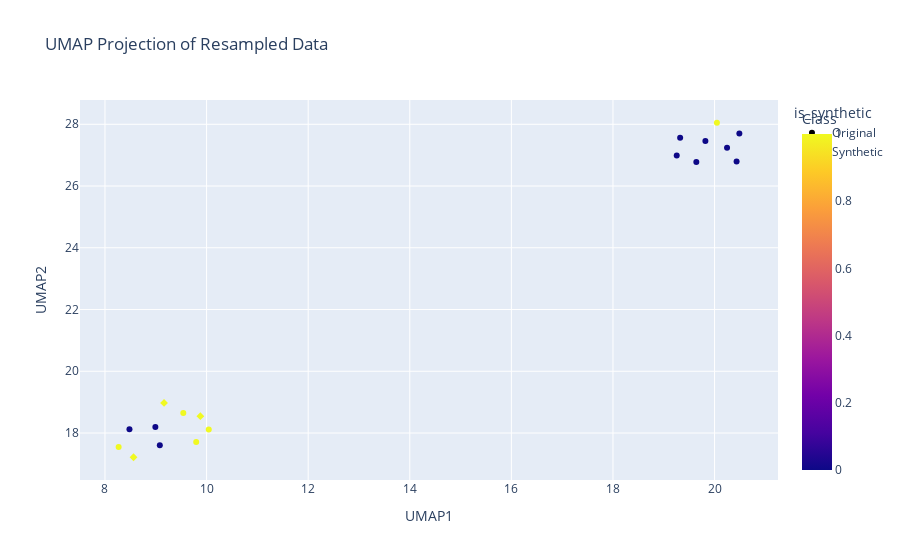

This figure's notebook cell:
### Code cell
import numpy as np
import pandas as pd
from umap import UMAP
import plotly.express as px
from sklearn.preprocessing import StandardScaler

# Apply standard scaling (if necessary)
scaler = StandardScaler()
X_scaled = scaler.fit_transform(X)  # Scale original dataset features
X_resampled_scaled = scaler.transform(X_resampled)  # Scale resampled dataset

# Step 1: Fit UMAP on the resampled dataset
umap = UMAP(n_components=2, init='random', random_state=42)
proj_resampled = umap.fit_transform(X_resampled_scaled)

# Step 2: Fit UMAP on the original dataset for comparison
proj_original = umap.transform(X_scaled)

# Step 3: Create a DataFrame to store UMAP projections for resampled data
df_resampled = pd.DataFrame(proj_resampled, columns=['UMAP1', 'UMAP2'])
df_resampled['Class'] = y_resampled  # Add class labels for resampled data

# Step 4: Identify synthetic points (newly added) by checking for duplicates
original_length = len(X)  # Number of instances before resampling
df_resampled['is_synthetic'] = ['Synthetic' if i >= original_length else 'Original' for i in range(len(X_resampled))]

# Step 5: Plot the result using Plotly
fig = px.scatter(
    df_resampled, x='UMAP1', y='UMAP2', 
    color='Class', symbol='is_synthetic', 
    title="UMAP Projection of Resampled Data",
    labels={'color': 'Class'}
)

# Display the plot
fig.show()

### Figure 1 — Plotly figure (JSON) as saved in the notebook; plotly's stock layout.template omitted (floating-point values rounded to 4 significant figures)
{"data": [{"hovertemplate": "is_synthetic=Original<br>UMAP1=%{x}<br>UMAP2=%{y}<br>Class=%{marker.color}<extra></extra>", "legendgroup": "Original", "marker": {"color": [1, 0, 0, 1, 1, 0, 0, 0, 0, 0, 0, 1, 0, 0, 1], "coloraxis": "coloraxis", "symbol": "circle"}, "mode": "markers", "name": "Original", "orientation": "v", "showlegend": true, "type": "scatter", "x": [8.269, 8.992, 19.82, 9.796, 9.541, 20.43, 20.25, 9.08, 8.482, 20.49, 19.64, 20.05, 19.25, 19.32, 10.04], "xaxis": "x", "y": [17.55, 18.19, 27.46, 17.71, 18.65, 26.79, 27.24, 17.61, 18.12, 27.7, 26.78, 28.05, 26.99, 27.56, 18.11], "yaxis": "y"}, {"hovertemplate": "is_synthetic=Synthetic<br>UMAP1=%{x}<br>UMAP2=%{y}<br>Class=%{marker.color}<extra></extra>", "legendgroup": "Synthetic", "marker": {"color": [1, 1, 1], "coloraxis": "coloraxis", "symbol": "diamond"}, "mode": "markers", "name": "Synthetic", "orientation": "v", "showlegend": true, "type": "scatter", "x": [9.163, 9.877, 8.562], "xaxis": "x", "y": [18.97, 18.55, 17.22], "yaxis": "y"}], "layout": {"coloraxis": {"colorbar": {"title": {"text": "Class"}}, "colorscale": [[0, "#0d0887"], [0.1111, "#46039f"], [0.2222, "#7201a8"], [0.3333, "#9c179e"], [0.4444, "#bd3786"], [0.5556, "#d8576b"], [0.6667, "#ed7953"], [0.7778, "#fb9f3a"], [0.8889, "#fdca26"], [1, "#f0f921"]]}, "legend": {"title": {"text": "is_synthetic"}, "tracegroupgap": 0}, "title": {"text": "UMAP Projection of Resampled Data"}, "xaxis": {"anchor": "y", "domain": [0, 1], "title": {"text": "UMAP1"}}, "yaxis": {"anchor": "x", "domain": [0, 1], "title": {"text": "UMAP2"}}}}
